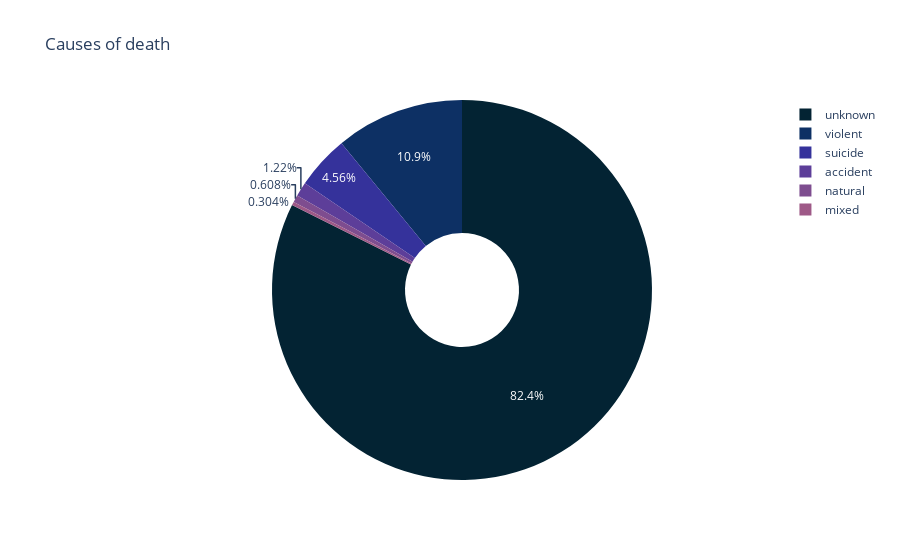

The notebook cell this image was saved under:
### Code cell
reason_death_counts=bog_mummies['reason_death'].value_counts().reset_index()
fig = px.pie(reason_death_counts, values='reason_death', names='index', title='Causes of death', color_discrete_sequence=px.colors.sequential.thermal, hole=.3)
fig.show()
file_path = 'reason_death_distribution.svg'
pio.write_image(fig, file_path)

### Figure 1 — Plotly figure (JSON) as saved in the notebook; plotly's stock layout.template omitted (floating-point values rounded to 4 significant figures)
{"data": [{"domain": {"x": [0, 1], "y": [0, 1]}, "hole": 0.3, "hovertemplate": "index=%{label}<br>reason_death=%{value}<extra></extra>", "labels": ["unknown", "violent", "suicide", "accident", "natural", "mixed"], "legendgroup": "", "name": "", "showlegend": true, "type": "pie", "values": [271, 36, 15, 4, 2, 1]}], "layout": {"legend": {"tracegroupgap": 0}, "piecolorway": ["rgb(3, 35, 51)", "rgb(13, 48, 100)", "rgb(53, 50, 155)", "rgb(93, 62, 153)", "rgb(126, 77, 143)", "rgb(158, 89, 135)", "rgb(193, 100, 121)", "rgb(225, 113, 97)", "rgb(246, 139, 69)", "rgb(251, 173, 60)", "rgb(246, 211, 70)", "rgb(231, 250, 90)"], "title": {"text": "Causes of death"}}}
